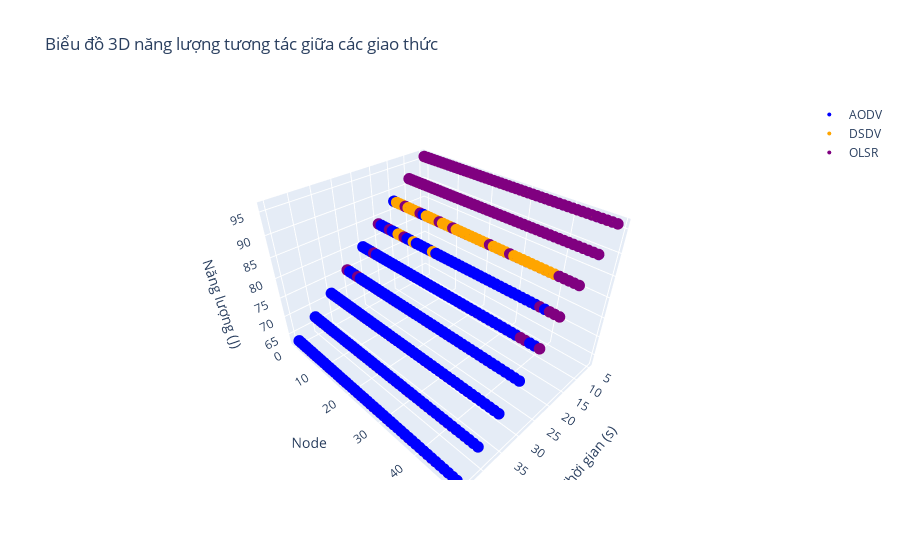

Notebook code cell kept with this figure:
### Code cell
import pandas as pd
import plotly.graph_objects as go

def load_data(filename, label):
    df = pd.read_csv(filename, names=["Time", "Node", "Energy"])
    df["Protocol"] = label
    return df

aodv = load_data("energy_aodv.csv", "AODV")
dsdv = load_data("energy_dsdv.csv", "DSDV")
olsr = load_data("energy_olsr.csv", "OLSR")

df_all = pd.concat([aodv, dsdv, olsr])

fig = go.Figure()

for protocol, color in zip(["AODV", "DSDV", "OLSR"], ["blue", "orange", "purple"]):
    df = df_all[df_all["Protocol"] == protocol]
    fig.add_trace(go.Scatter3d(
        x=df["Time"], y=df["Node"], z=df["Energy"],
        mode='markers',
        marker=dict(size=4, color=color),
        name=protocol
    ))

fig.update_layout(
    scene=dict(
        xaxis_title='Thời gian (s)',
        yaxis_title='Node',
        zaxis_title='Năng lượng (J)'
    ),
    title="Biểu đồ 3D năng lượng tương tác giữa các giao thức"
)

fig.show()

### Figure 1 — Plotly figure (JSON) as saved in the notebook; plotly's stock layout.template omitted (floating-point values rounded to 4 significant figures; data arrays with more than 128 entries replaced by an {"elided": "..."} marker saying what was removed)
{"data": [{"marker": {"color": "blue", "size": 4}, "mode": "markers", "name": "AODV", "type": "scatter3d", "x": {"elided": "450 int values"}, "y": {"elided": "450 int values"}, "z": {"elided": "450 float values"}}, {"marker": {"color": "orange", "size": 4}, "mode": "markers", "name": "DSDV", "type": "scatter3d", "x": {"elided": "450 int values"}, "y": {"elided": "450 int values"}, "z": {"elided": "450 float values"}}, {"marker": {"color": "purple", "size": 4}, "mode": "markers", "name": "OLSR", "type": "scatter3d", "x": {"elided": "450 int values"}, "y": {"elided": "450 int values"}, "z": {"elided": "450 float values"}}], "layout": {"scene": {"xaxis": {"title": {"text": "Thời gian (s)"}}, "yaxis": {"title": {"text": "Node"}}, "zaxis": {"title": {"text": "Năng lượng (J)"}}}, "title": {"text": "Biểu đồ 3D năng lượng tương tác giữa các giao thức"}}}
